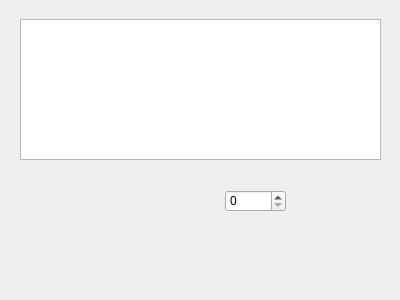
<?xml version="1.0" encoding="UTF-8"?>
<ui version="4.0">
 <class>Widget</class>
 <widget class="QWidget" name="Widget">
  <property name="geometry">
   <rect>
    <x>0</x>
    <y>0</y>
    <width>400</width>
    <height>300</height>
   </rect>
  </property>
  <property name="windowTitle">
   <string>Widget</string>
  </property>
  <widget class="QTextEdit" name="textEdit">
   <property name="geometry">
    <rect>
     <x>20</x>
     <y>19</y>
     <width>361</width>
     <height>141</height>
    </rect>
   </property>
  </widget>
  <widget class="QSpinBox" name="spinBox">
   <property name="geometry">
    <rect>
     <x>225</x>
     <y>190</y>
     <width>61</width>
     <height>22</height>
    </rect>
   </property>
  </widget>
 </widget>
 <layoutdefault spacing="6" margin="11"/>
 <resources/>
 <connections/>
</ui>
